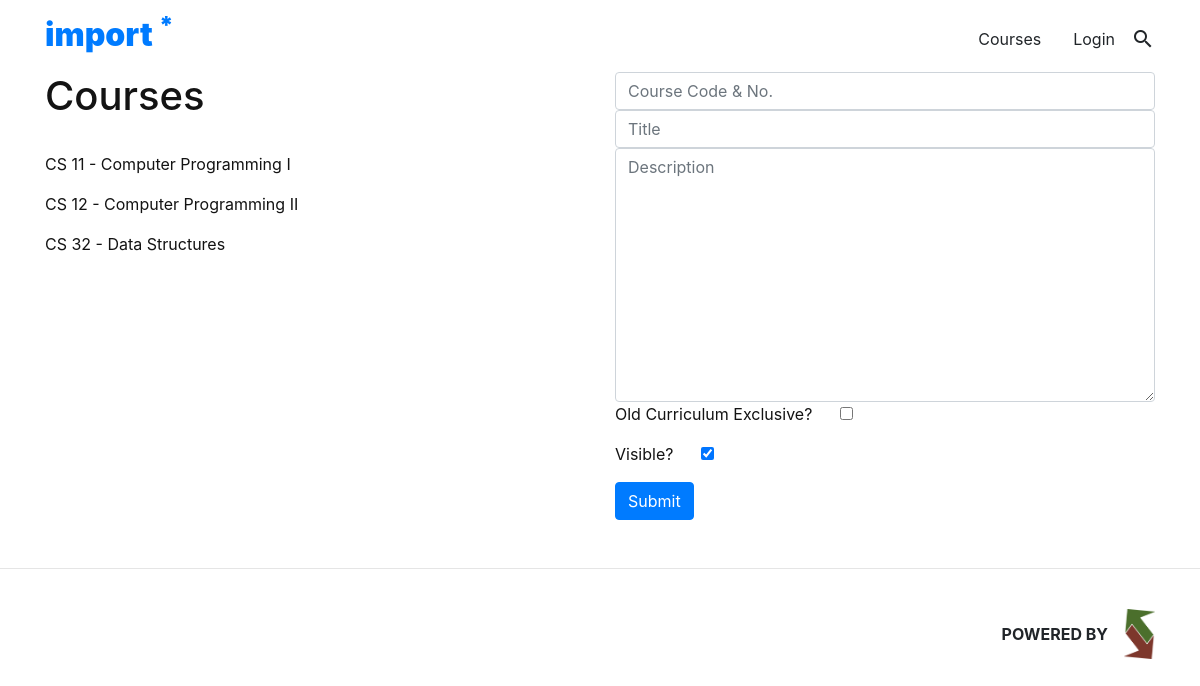
The page /su on the database as committed earlier.
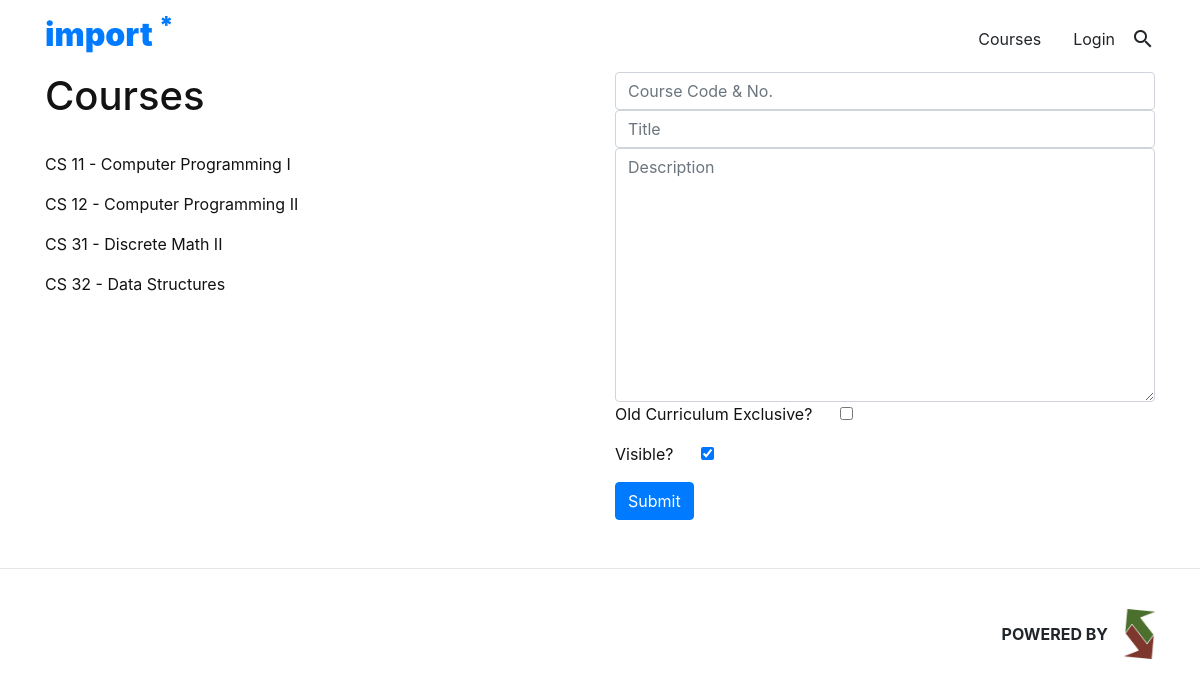
The same page on the database as committed later.
### reviewer/models.py (models this page shows, shortened)
class Course(models.Model):
	name = models.CharField("Course Name", max_length=20)
	code = models.CharField("Course Code", max_length=10)
	number = models.CharField("Course Number", max_length=10)
	title = models.CharField("Course Title", max_length=50)
	description = models.TextField("Course Description", blank=True)
	old_curr = models.BooleanField("Pre-2018 Curriculum Exclusive?", default=False)
	visible = models.BooleanField("Visible?", default=True)
	prereqs = models.ManyToManyField('self', blank=True, default=None)
	coreqs = models.ManyToManyField('self', blank=True, default=None)
	lastupdated = models.DateTimeField("Last Updated", default=timezone.now)

### reviewer/views.py (the view)
# urls.py: path('su', views.su, name="su"),
def su(request):
	courses = Course.objects.order_by('name')
	if request.method == "POST":
		data = request.POST
		courseform = CourseForm(data)
		tempname = data['name']
		coursefulln = tempname.split(" ")
		tempnum = coursefulln[len(coursefulln)-1]
		tempcode = ' '.join(coursefulln[:-(len(coursefulln)-1)])
		temp_oldcurr = data.get('old_curr', False)
		temp_visible = data.get('visible', True)
		if temp_oldcurr == 'on':
			temp_oldcurr = True
		if temp_visible == 'on':
			temp_visible = True
		new_course = Course(name=data['name'], code=tempcode, number=tempnum, title=data['title'], description=data['description'], old_curr=temp_oldcurr, visible=temp_visible)
		new_course.save()
		return redirect('su')
	else:
		courseform = CourseForm()
	context = { 'courses': courses, 'courseform': courseform}
	return render(request, 'reviewer/admin.html', context)

### reviewer/forms.py
class CourseForm(forms.Form):
	name = forms.CharField(max_length=20, widget=forms.TextInput(attrs={'class': 'form-control', 'placeholder' : 'Course Code & No.'}))
	code = forms.CharField(max_length=10)
	number = forms.CharField(max_length=10)
	title = forms.CharField(max_length=50, widget=forms.TextInput(attrs={'class': 'form-control', 'placeholder' : 'Title'}))
	description = forms.CharField(widget=forms.Textarea(attrs={'class': 'form-control', 'placeholder' : 'Description'}), required=False)
	old_curr = forms.BooleanField(widget=forms.CheckboxInput(attrs={ 'class': 'form-check-input' }), required=False, initial=False)
	visible = forms.BooleanField(widget=forms.CheckboxInput(attrs={ 'class': 'form-check-input' }), required=False, initial=True)
	lastupdated = datetime.datetime.now()

### reviewer/templates/reviewer/admin.html (shortened to what this page needs)
{% extends 'reviewer/base.html' %}
{% block content %}
<div class="container pt-5">
	<div class="pt-4" style="color: #131313">
		<div class="row">
			<div class="col-6 d-flex flex-column">
				<h1 class="mb-3">Courses</h1>
				<div class="py-3" style="height: 40vh;overflow-y: scroll;">
					{% for course in courses %}
						<p> {{ course.name }} - {{ course.title }} </p>
					{% endfor %}
				</div>
			</div>
			<div class="col-6 d-flex flex-column">
				<form class="form-group" method="POST" action="{% url 'su'%}" >
					<div class="form-control-group">
						{{ courseform.name }}
					</div>
					<div class="form-control-group">
						{{ courseform.title }}
					</div>
					<div class="form-control-group">
						{{ courseform.description }}
					</div>
					<div class="form-group">
						<p><span class="mr-5">Old Curriculum Exclusive?</span> {{ courseform.old_curr }}</p>
					</div>
					<div class="form-group">
						<p><span class="mr-5">Visible?</span> {{ courseform.visible }}</p>
					</div>
					<div class="form-group">
						<input class="btn btn-primary" type="submit" value="Submit">
					</div>
				</form>
			</div>
		</div>
	</div>
</div>
{% endblock %}

Rows that differ between the two databases and show on the page:
added Course: name "CS 31", title "Discrete Math II"
